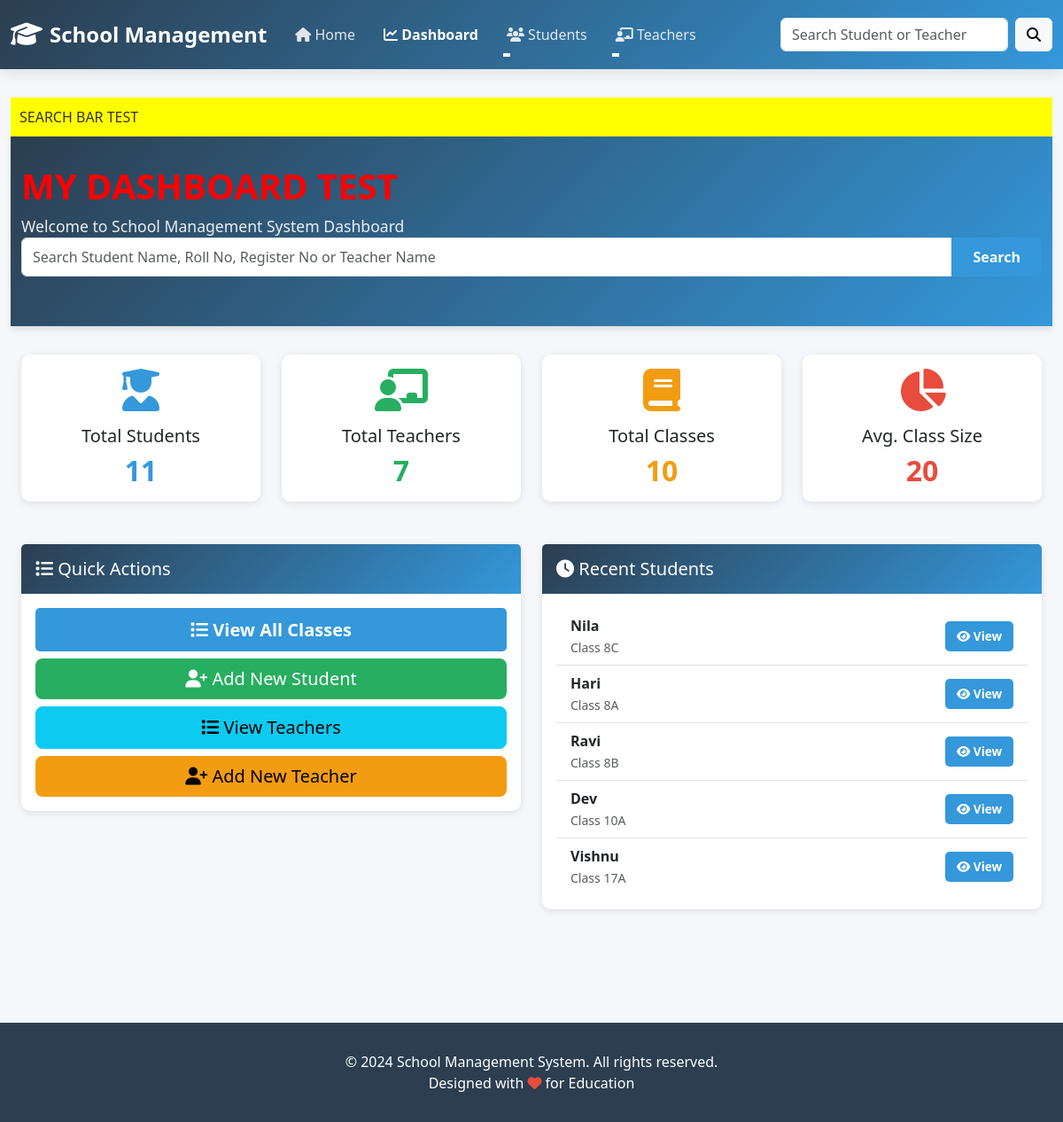
/students/dashboard/, run on an earlier commit of the app's database.
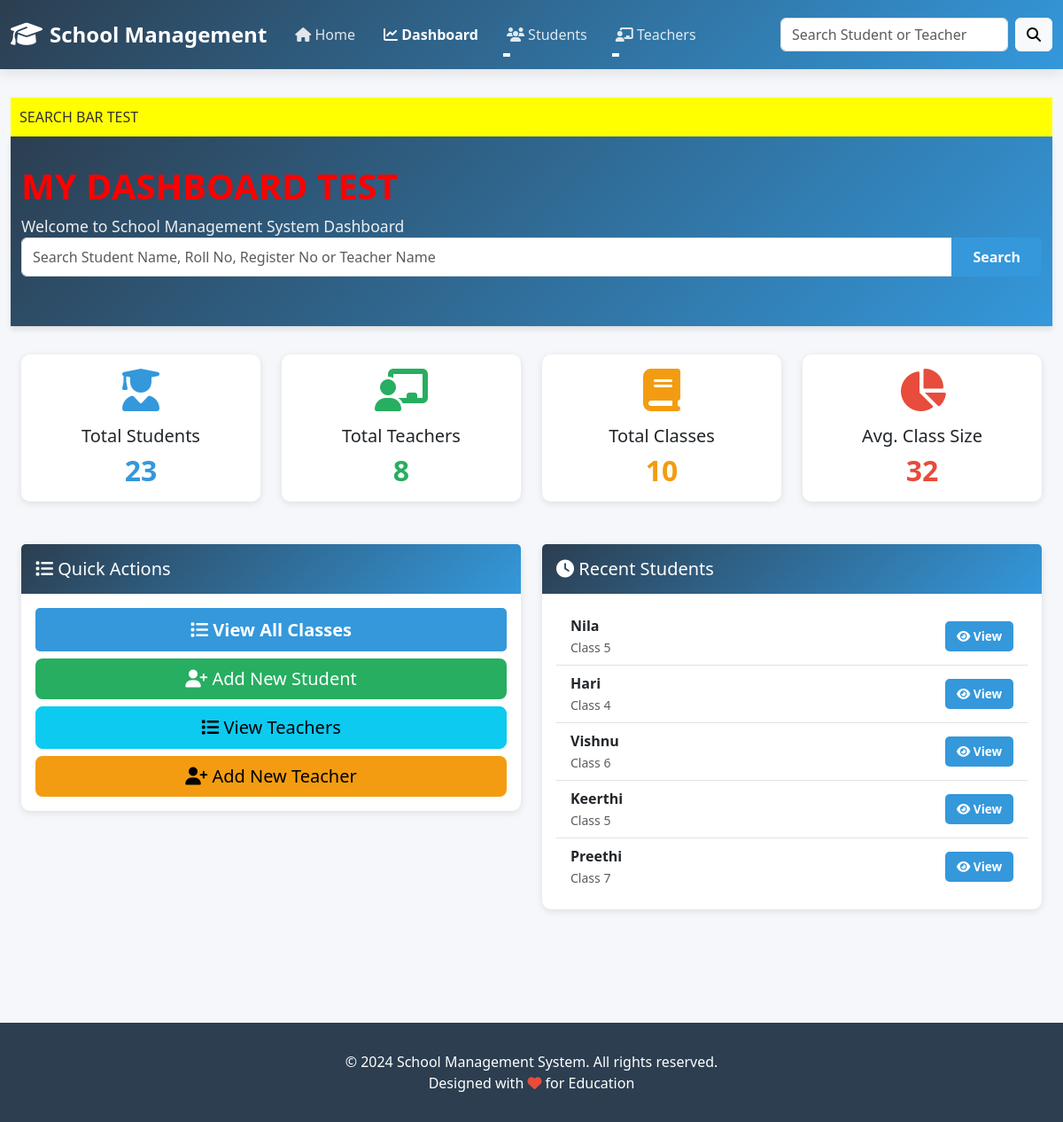
And on a later commit of the database.
### students/models.py (models this page shows, shortened)
class Student(models.Model):
    name = models.CharField(max_length=100)
    email = models.EmailField()
    register_number = models.CharField(
    max_length=20,
    null=True,
    blank=True
)
    roll_number = models.IntegerField(
        null=True,
        blank=True
    )
    age = models.IntegerField(
        null=True,
        blank=True
    )
    phone = models.CharField(
        max_length=20,
        null=True,
        blank=True
    )
    address = models.TextField(
        null=True,
        blank=True
    )
    student_class = models.CharField(
        max_length=50
    )
    profile_image = models.ImageField(
        upload_to='students/',
        null=True,
        blank=True
    )

### students/views.py (the view, shortened to what this page needs)
# urls.py: path('dashboard/', views.dashboard, name='dashboard'),
def dashboard(request):
    context = get_context_data()
    query = request.GET.get('q', '')
    students = Student.objects.none()
    teachers = Teachers.objects.none()
    recent_students = Student.objects.all()[:5]
    context.update({
        'total_classes': 10,
        'recent_students': recent_students,
        'query': query,
        'students': students,
        'teachers': teachers,
    })
    return render(request, 'dashboard.html', context)

### students/views.py (called while the page is built)
def get_context_data():
    from teachers.models import Teachers
    total_students = Student.objects.count()
    total_teachers = Teachers.objects.count()
    logger.info(f"get_context_data() - Total Students: {total_students}, Total Teachers: {total_teachers}")
    return {
        'total_students': total_students,
        'total_teachers': total_teachers,
    }

### students/templates/dashboard.html (shortened to what the changed rows need)
{% extends "base.html" %}
{% block content %}
<div class="page-header">
    <div class="container-fluid">
        <h1 style="color:red;">MY DASHBOARD TEST</h1>
    </div>
</div>
<div class="container-fluid">
    <div class="row mb-4">
        <div class="col-md-3 col-sm-6">
            <div class="card border-0">
                <div class="card-body text-center">
                    <i class="fas fa-user-graduate fa-3x mb-3" style="color: #3498db;"></i>
                    <h5 class="card-title">Total Students</h5>
                    <h2 class="card-text" style="color: #3498db; font-weight: bold;">{{ total_students }}</h2>
                </div>
            </div>
        </div>
        <div class="col-md-3 col-sm-6">
            <div class="card border-0">
                <div class="card-body text-center">
                    <i class="fas fa-chalkboard-user fa-3x mb-3" style="color: #27ae60;"></i>
                    <h5 class="card-title">Total Teachers</h5>
                    <h2 class="card-text" style="color: #27ae60; font-weight: bold;">{{ total_teachers }}</h2>
                </div>
            </div>
        </div>
        <div class="col-md-3 col-sm-6">
            <div class="card border-0">
                <div class="card-body text-center">
                    <h2 class="card-text" style="color: #f39c12; font-weight: bold;">{{ total_classes }}</h2>
                </div>
            </div>
        </div>
        <div class="col-md-3 col-sm-6">
            <div class="card border-0">
                <div class="card-body text-center">
                    <i class="fas fa-chart-pie fa-3x mb-3" style="color: #e74c3c;"></i>
                    <h5 class="card-title">Avg. Class Size</h5>
                    <h2 class="card-text" style="color: #e74c3c; font-weight: bold;">
                        {% if total_classes > 0 %}
                            {{ total_students|add:total_classes|add:"-1"|floatformat:0 }}
                        {% else %}
                            0
                        {% endif %}
                    </h2>
                </div>
            </div>
        </div>
    </div>
    <div class="row mb-4">
        <div class="col-md-6">
            <div class="card">
                <div class="card-body">
                    {% if recent_students %}
                        <ul class="list-group list-group-flush">
                            {% for student in recent_students %}
                                <li class="list-group-item">
                                    <div class="d-flex justify-content-between align-items-center">
                                        <div>
                                            <strong>{{ student.name }}</strong>
                                            <br>
                                            <small class="text-muted">Class {{ student.student_class }}</small>
                                        </div>
                                        <a href="/students/{{ student.id }}/" class="btn btn-sm btn-primary">
                                            <i class="fas fa-eye"></i> View
                                        </a>
                                    </div>
                                </li>
                            {% endfor %}
                        </ul>
                    {% else %}
                        <p class="text-muted">No students added yet.</p>
                    {% endif %}
                </div>
            </div>
        </div>
    </div>
</div>
{% endblock %}

What changed in the data, as far as the page shows it:
removed Student: name "Ravi", student_class "8B"
removed Student: name "Dev", student_class "10A"
changed Student "Nila": student_class "8C" → "5"
changed Student "Hari": student_class "8A" → "4"
changed Student "Vishnu": student_class "17A" → "6"
now on this page (row edited): Student: name "Keerthi", student_class "5"
now on this page (row edited): Student: name "Preethi", student_class "7"
Also different on the page:
{{ total_students }}: "11" → "23"
{{ total_teachers }}: "7" → "8"
{{ total_students|add:total_classes|add:"-1"|floatformat:0 }}: "20" → "32"
